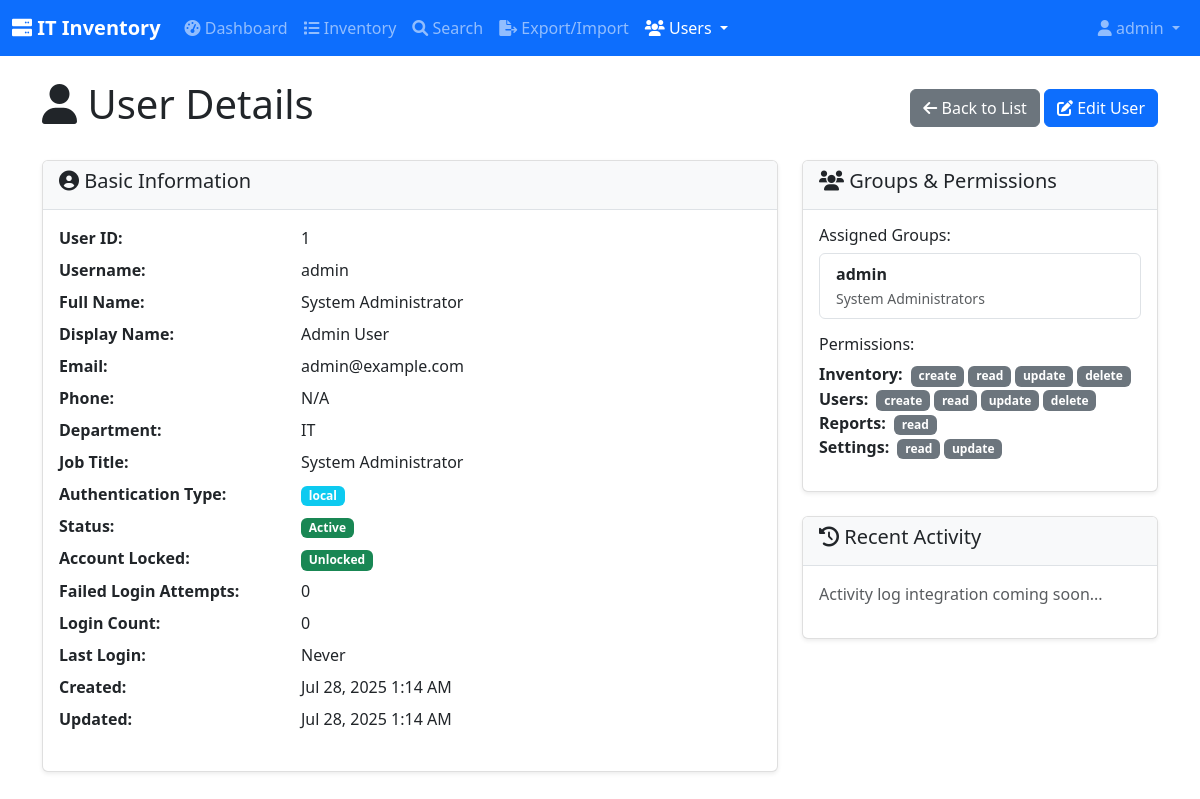
The page /index.php?page=users&action=view&id=1 (signed in) on the database its author committed.
### tables this page shows
CREATE TABLE IF NOT EXISTS users_enhanced (
    id INT AUTO_INCREMENT PRIMARY KEY,
    username VARCHAR(50) UNIQUE NOT NULL,
    password_hash VARCHAR(255),
    email VARCHAR(100) UNIQUE NOT NULL,
    full_name VARCHAR(100),
    display_name VARCHAR(100),
    phone VARCHAR(20),
    department VARCHAR(100),
    job_title VARCHAR(100),
    
     
    auth_type_id INT NOT NULL DEFAULT 1,
    auth_identifier VARCHAR(100),
    last_login TIMESTAMP NULL,
    login_count INT DEFAULT 0,
    
     
    is_active BOOLEAN DEFAULT TRUE,
    is_locked BOOLEAN DEFAULT FALSE,
    failed_login_attempts INT DEFAULT 0,
    lockout_until TIMESTAMP NULL,
    
     
    created_at TIMESTAMP DEFAULT CURRENT_TIMESTAMP,
    updated_at TIMESTAMP DEFAULT CURRENT_TIMESTAMP ON UPDATE CURRENT_TIMESTAMP,
    password_changed_at TIMESTAMP NULL,
    
     
    FOREIGN KEY (auth_type_id) REFERENCES auth_types(id) ON DELETE RESTRICT,
    INDEX idx_username (username),
    INDEX idx_email (email),
    INDEX idx_auth_type (auth_type_id),
    INDEX idx_active (is_active)
);

CREATE TABLE IF NOT EXISTS user_groups (
    user_id INT NOT NULL,
    group_id INT NOT NULL,
    assigned_at TIMESTAMP DEFAULT CURRENT_TIMESTAMP,
    assigned_by INT,
    PRIMARY KEY (user_id, group_id),
    FOREIGN KEY (user_id) REFERENCES users_enhanced(id) ON DELETE CASCADE,
    FOREIGN KEY (group_id) REFERENCES groups(id) ON DELETE CASCADE,
    FOREIGN KEY (assigned_by) REFERENCES users_enhanced(id) ON DELETE SET NULL
);

CREATE TABLE IF NOT EXISTS groups (
    id INT AUTO_INCREMENT PRIMARY KEY,
    name VARCHAR(50) NOT NULL UNIQUE,
    description TEXT,
    permissions JSON,
    created_at TIMESTAMP DEFAULT CURRENT_TIMESTAMP
);

### includes/user_functions.php (called while the page is built, shortened)
<?php
function getUserById($userId) {
    $database = new Database();
    $db = $database->connect();
    $query = "SELECT u.*, at.name as auth_type_name
              FROM users_enhanced u
              LEFT JOIN auth_types at ON u.auth_type_id = at.id
              WHERE u.id = :id";
    $stmt = $db->prepare($query);
    $stmt->bindParam(':id', $userId, PDO::PARAM_INT);
    $stmt->execute();
    return $stmt->fetch(PDO::FETCH_ASSOC);
}
function getUserGroups($userId) {
    $database = new Database();
    $db = $database->connect();
    $query = "SELECT g.*, ug.assigned_at, ug.assigned_by
              FROM groups g
              JOIN user_groups ug ON g.id = ug.group_id
              WHERE ug.user_id = :user_id
              ORDER BY g.name ASC";
    $stmt = $db->prepare($query);
    $stmt->bindParam(':user_id', $userId, PDO::PARAM_INT);
    $stmt->execute();
    return $stmt->fetchAll(PDO::FETCH_ASSOC);
}
function getUserPermissions($userId) {
    $database = new Database();
    $db = $database->connect();
    $query = "SELECT g.permissions
              FROM groups g
              JOIN user_groups ug ON g.id = ug.group_id
              WHERE ug.user_id = :user_id";
    $stmt = $db->prepare($query);
    $stmt->bindParam(':user_id', $userId, PDO::PARAM_INT);
    $stmt->execute();
    $permissions = [];
    while ($row = $stmt->fetch(PDO::FETCH_ASSOC)) {
        $groupPermissions = json_decode($row['permissions'], true);
        if (is_array($groupPermissions)) {
            $permissions = array_merge_recursive($permissions, $groupPermissions);
        }
    }
    return $permissions;
}
?>

### pages/users/view.php (the view, shortened to what this page needs)
<?php
require_once '../../includes/user_functions.php';
$userId = $_GET['id'] ?? null;
try {
    $user = getUserById($userId);
    $groups = getUserGroups($userId);
    $permissions = getUserPermissions($userId);
} catch (Exception $e) {
    die("Error: " . $e->getMessage());
}
?>
<div class="container mt-4">
    <div class="d-flex justify-content-between align-items-center mb-4">
        <h1><i class="fas fa-user"></i> User Details</h1>
        <div>
            <a href="index.php?page=users&action=list" class="btn btn-secondary">
                <i class="fas fa-arrow-left"></i> Back to List
            </a>
            <a href="index.php?page=users&action=edit&id=<?php echo $user['id']; ?>" class="btn btn-primary">
                <i class="fas fa-edit"></i> Edit User
            </a>
        </div>
    </div>
    <div class="row">
        <div class="col-md-8">
            <div class="card">
                <div class="card-header">
                    <h5><i class="fas fa-user-circle"></i> Basic Information</h5>
                </div>
                <div class="card-body">
                    <dl class="row">
                        <dt class="col-sm-4">User ID:</dt>
                        <dd class="col-sm-8"><?php echo $user['id']; ?></dd>
                        <dt class="col-sm-4">Username:</dt>
                        <dd class="col-sm-8"><?php echo htmlspecialchars($user['username']); ?></dd>
                        <dt class="col-sm-4">Full Name:</dt>
                        <dd class="col-sm-8"><?php echo htmlspecialchars($user['full_name'] ?? 'N/A'); ?></dd>
                        <dt class="col-sm-4">Display Name:</dt>
                        <dd class="col-sm-8"><?php echo htmlspecialchars($user['display_name'] ?? 'N/A'); ?></dd>
                        <dt class="col-sm-4">Email:</dt>
                        <dd class="col-sm-8"><?php echo htmlspecialchars($user['email']); ?></dd>
                        <dt class="col-sm-4">Phone:</dt>
                        <dd class="col-sm-8"><?php echo htmlspecialchars($user['phone'] ?? 'N/A'); ?></dd>
                        <dt class="col-sm-4">Department:</dt>
                        <dd class="col-sm-8"><?php echo htmlspecialchars($user['department'] ?? 'N/A'); ?></dd>
                        <dt class="col-sm-4">Job Title:</dt>
                        <dd class="col-sm-8"><?php echo htmlspecialchars($user['job_title'] ?? 'N/A'); ?></dd>
                        <dt class="col-sm-4">Authentication Type:</dt>
                        <dd class="col-sm-8">
                            <span class="badge bg-info"><?php echo htmlspecialchars($user['auth_type_name']); ?></span>
                        </dd>
                        <dt class="col-sm-4">Status:</dt>
                        <dd class="col-sm-8">
                            <span class="badge <?php echo $user['is_active'] ? 'bg-success' : 'bg-danger'; ?>">
                                <?php echo $user['is_active'] ? 'Active' : 'Inactive'; ?>
                            </span>
                        </dd>
                        <dt class="col-sm-4">Account Locked:</dt>
                        <dd class="col-sm-8">
                            <span class="badge <?php echo $user['is_locked'] ? 'bg-warning' : 'bg-success'; ?>">
                                <?php echo $user['is_locked'] ? 'Locked' : 'Unlocked'; ?>
                            </span>
                        </dd>
                        <dt class="col-sm-4">Failed Login Attempts:</dt>
                        <dd class="col-sm-8"><?php echo $user['failed_login_attempts']; ?></dd>
                        <dt class="col-sm-4">Login Count:</dt>
                        <dd class="col-sm-8"><?php echo $user['login_count']; ?></dd>
                        <dt class="col-sm-4">Last Login:</dt>
                        <dd class="col-sm-8">
                            <?php echo $user['last_login'] ? date('M j, Y g:i A', strtotime($user['last_login'])) : 'Never'; ?>
                        </dd>
                        <dt class="col-sm-4">Created:</dt>
                        <dd class="col-sm-8"><?php echo date('M j, Y g:i A', strtotime($user['created_at'])); ?></dd>
                        <dt class="col-sm-4">Updated:</dt>
                        <dd class="col-sm-8"><?php echo date('M j, Y g:i A', strtotime($user['updated_at'])); ?></dd>
                    </dl>
                </div>
            </div>
        </div>
        <div class="col-md-4">
            <div class="card">
                <div class="card-header">
                    <h5><i class="fas fa-users"></i> Groups & Permissions</h5>
                </div>
                <div class="card-body">
                    <h6>Assigned Groups:</h6>
                    <?php if (empty($groups)): ?>
                        <p class="text-muted">No groups assigned</p>
                    <?php else: ?>
                        <div class="list-group mb-3">
                            <?php foreach ($groups as $group): ?>
                                <div class="list-group-item">
                                    <strong><?php echo htmlspecialchars($group['name']); ?></strong>
                                    <br>
                                    <small class="text-muted"><?php echo htmlspecialchars($group['description']); ?></small>
                                </div>
                            <?php endforeach; ?>
                        </div>
                    <?php endif; ?>
                    <h6>Permissions:</h6>
                    <?php if (empty($permissions)): ?>
                        <p class="text-muted">No permissions assigned</p>
                    <?php else: ?>
                        <ul class="list-unstyled">
                            <?php foreach ($permissions as $resource => $actions): ?>
                                <li>
                                    <strong><?php echo htmlspecialchars(ucfirst($resource)); ?>:</strong>
                                    <span class="badge bg-secondary ms-1"><?php echo implode('</span><span class="badge bg-secondary ms-1">', $actions); ?></span>
                                </li>
                            <?php endforeach; ?>
                        </ul>
                    <?php endif; ?>
                </div>
            </div>
            <div class="card mt-3">
                <div class="card-header">
                    <h5><i class="fas fa-history"></i> Recent Activity</h5>
                </div>
                <div class="card-body">
                    <p class="text-muted">Activity log integration coming soon...</p>
                </div>
            </div>
        </div>
    </div>
</div>

### assets/css/custom.css (style rules this page uses)
body { font-family: 'Segoe UI', Tahoma, Geneva, Verdana, sans-serif; }
.card { box-shadow: 0 0.125rem 0.25rem rgba(0, 0, 0, 0.075); border: 1px solid rgba(0, 0, 0, 0.125); }
.card-header { background-color: #f8f9fa; border-bottom: 1px solid rgba(0, 0, 0, 0.125); }
.badge { font-size: 0.75em; padding: 0.35em 0.65em; }

### pages/users/view.php (style rules this page uses)
.card { box-shadow: 0 0.125rem 0.25rem rgba(0, 0, 0, 0.075); margin-bottom: 1.5rem; }
.card-header { background-color: #f8f9fa; border-bottom: 1px solid #dee2e6; }

### rows shown on the page
users_enhanced: id "1", username "admin", full_name "System Administrator", display_name "Admin User", email "admin@example.com", phone "N/A", department "IT", job_title "System Administrator", auth_type.name "local", failed_login_attempts "0", login_count "0", created_at "Jul 28, 2025 1:14 AM", updated_at "Jul 28, 2025 1:14 AM"
user_groups: group.name "admin", group.description "System Administrators"

### other values the page prints
$_SESSION['username'] "admin"
$resource "Inventory"
implode('</span><span class="badge bg-secondary ms-1">', $actions) "create read update delete"
$resource "Users"
$resource "Reports"
implode('</span><span class="badge bg-secondary ms-1">', $actions) "read"
$resource "Settings"
implode('</span><span class="badge bg-secondary ms-1">', $actions) "read update"
